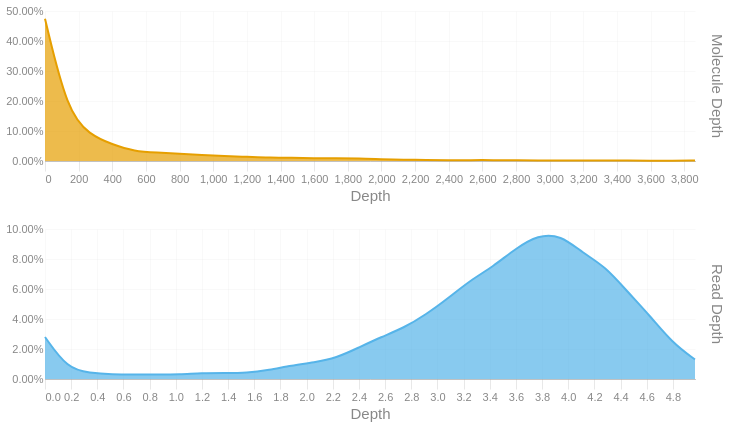

The notebook cell this image was saved under:
### Code cell
readdep = depth_hist(tb['Read Depth'], q99, 3)
readdep = readdep.with_columns(pl.lit('Read Depth').alias('Metric'))
if not SKIPLR:
    moldep = depth_hist(tb['Molecule Depth'], mol_q99, 1)
    moldep = moldep.with_columns(pl.lit('Molecule Depth').alias('Metric'))
    _hist = pl.concat([readdep, moldep])
    _hist = _hist.filter(pl.col('Proportion') != 0)
    with SafeRender(_hist):
        (
            alt.Chart(_hist)        
            .mark_area(interpolate = "basis")
            .encode(
                x=alt.X('Bin:Q').scale(domainMin=0).axis(alt.Axis(title='Depth')),
                y = alt.Y('Proportion:Q', title = None).axis(format = '.2%'),
                color = alt.Color('Metric:N').legend(None),
                row = alt.Row("Metric:N").header(title = None, labelOrient = 'right'),
                tooltip = [
                    alt.Tooltip("Metric:N", title = "Metric"),
                    alt.Tooltip('Interval:N', title = "Depth Interval"),
                    alt.Tooltip('Proportion:Q', title = "% Alignments").format('.2%')
                ]
            )
            .resolve_scale(x='independent', y='independent')
            .properties(
                height = 150, width = 650,
                usermeta={'embedOptions': {'downloadFileName': f'{samplename}.depth.hist'}}
            )
        ).display()
else:
    readdep = readdep.filter(pl.col('Proportion') != 0)
    with SafeRender(readdep):
        (
            alt.Chart(readdep)        
            .mark_area(interpolate = "basis")
            .encode(
                x=alt.X('Bin:Q').scale(domainMin=0).axis(alt.Axis(title='Depth')),
                y = alt.Y('Proportion:Q', title = None).axis(format = '.2%'),
                tooltip = [
                    alt.Tooltip('Interval:N', title = "Depth Interval"),
                    alt.Tooltip('Proportion:Q', title = "% Alignments").format('.2%')
                ]
            )
            .properties(
                usermeta={'embedOptions': {'downloadFileName': f'{samplename}.depth.hist'}}
            )
        ).display()

### Figure 1 — Vega-Lite specification as saved in the notebook (floating-point values rounded to 4 significant figures)
{"width": 650, "height": 150, "config": {"title": {"anchor": "start", "dy": -15, "fontSize": 18, "color": "#888888", "subtitleColor": "#888888", "subtitleFontSize": 14}, "arc": {"fill": "#0072B2"}, "axis": {"domainColor": "#888888", "domainWidth": 0.5, "gridWidth": 0.2, "grid": false, "titleFontWeight": 400, "titleFontSize": 15, "labelFontSize": 11, "labelColor": "#888888", "tickColor": "#888888", "tickWidth": 0.2, "titleColor": "#888888"}, "axisBand": {"grid": false}, "axisX": {"grid": true, "tickSize": 10, "domainCap": "round"}, "axisY": {"domain": false, "grid": true, "tickSize": 0, "domainCap": "round"}, "background": "transparent", "header": {"labelFontSize": 15, "labelColor": "#888888", "titleFontSize": 15, "titleFontWeight": 600, "titleColor": "#888888"}, "legend": {"labelFont": "sans-serif", "labelFontSize": 12, "labelColor": "#888888", "symbolSize": 100, "symbolType": "circle", "titleFontSize": 12, "titlePadding": 10, "titleColor": "#888888", "title": null}, "range": {"category": ["#E69F00", "#56B4E9", "#009E73", "#F0E442", "#0072B2", "#D55E00", "#CC79A7", "#000000"], "diverging": ["#cfe8f3", "#a2d4ec", "#73bfe2", "#46abdb", "#1696d2", "#12719e"]}, "area": {"fill": "#0072B2", "fillOpacity": 0.7, "line": true, "strokeOpacity": 0.7}, "line": {"color": "#0072B2", "stroke": "#0072B2", "strokeWidth": 2}, "trail": {"color": "#0072B2", "stroke": "#0072B2", "strokeWidth": 0, "size": 1}, "point": {"filled": true, "fillOpacity": 1.0, "size": 95}, "text": {"color": "#888888", "fontSize": 11, "align": "right", "fontWeight": 400, "size": 11}, "bar": {"fill": "#0072B2", "stroke": null}, "view": {"stroke": null, "continuousWidth": 660, "continuousHeight": 400}}, "data": {"name": "data-8a65f38336aa9f3b7059d1af3d99cc44"}, "mark": {"type": "area", "interpolate": "basis"}, "encoding": {"color": {"field": "Metric", "legend": null, "type": "nominal"}, "row": {"field": "Metric", "header": {"title": null, "labelOrient": "right"}, "type": "nominal"}, "tooltip": [{"field": "Metric", "title": "Metric", "type": "nominal"}, {"field": "Interval", "title": "Depth Interval", "type": "nominal"}, {"field": "Proportion", "format": ".2%", "title": "% Alignments", "type": "quantitative"}], "x": {"axis": {"title": "Depth"}, "field": "Bin", "scale": {"domainMin": 0}, "type": "quantitative"}, "y": {"axis": {"format": ".2%"}, "field": "Proportion", "title": null, "type": "quantitative"}}, "resolve": {"scale": {"x": "independent", "y": "independent"}}, "usermeta": {"embedOptions": {"downloadFileName": "S3_Annapolis_272.depth.hist"}}, "$schema": "https://vega.github.io/schema/vega-lite/v6.1.0.json", "datasets": {"data-8a65f38336aa9f3b7059d1af3d99cc44": [{"Bin": 0.0, "Interval": "0.0-0.171", "Proportion": 0.028, "Metric": "Read Depth"}, {"Bin": 0.171, "Interval": "0.171-0.343", "Proportion": 0.007, "Metric": "Read Depth"}, {"Bin": 0.343, "Interval": "0.343-0.514", "Proportion": 0.004, "Metric": "Read Depth"}, {"Bin": 0.514, "Interval": "0.514-0.685", "Proportion": 0.003, "Metric": "Read Depth"}, {"Bin": 0.685, "Interval": "0.685-0.857", "Proportion": 0.003, "Metric": "Read Depth"}, {"Bin": 0.857, "Interval": "0.857-1.028", "Proportion": 0.003, "Metric": "Read Depth"}, {"Bin": 1.028, "Interval": "1.028-1.199", "Proportion": 0.003, "Metric": "Read Depth"}, {"Bin": 1.199, "Interval": "1.199-1.371", "Proportion": 0.004, "Metric": "Read Depth"}, {"Bin": 1.371, "Interval": "1.371-1.542", "Proportion": 0.004, "Metric": "Read Depth"}, {"Bin": 1.542, "Interval": "1.542-1.713", "Proportion": 0.004, "Metric": "Read Depth"}, {"Bin": 1.713, "Interval": "1.713-1.885", "Proportion": 0.006, "Metric": "Read Depth"}, {"Bin": 1.885, "Interval": "1.885-2.056", "Proportion": 0.009, "Metric": "Read Depth"}, {"Bin": 2.056, "Interval": "2.056-2.227", "Proportion": 0.011, "Metric": "Read Depth"}, {"Bin": 2.227, "Interval": "2.227-2.399", "Proportion": 0.014, "Metric": "Read Depth"}, {"Bin": 2.399, "Interval": "2.399-2.57", "Proportion": 0.021, "Metric": "Read Depth"}, {"Bin": 2.57, "Interval": "2.57-2.741", "Proportion": 0.028, "Metric": "Read Depth"}, {"Bin": 2.741, "Interval": "2.741-2.913", "Proportion": 0.034, "Metric": "Read Depth"}, {"Bin": 2.913, "Interval": "2.913-3.084", "Proportion": 0.043, "Metric": "Read Depth"}, {"Bin": 3.084, "Interval": "3.084-3.255", "Proportion": 0.054, "Metric": "Read Depth"}, {"Bin": 3.255, "Interval": "3.255-3.427", "Proportion": 0.066, "Metric": "Read Depth"}, {"Bin": 3.427, "Interval": "3.427-3.598", "Proportion": 0.075, "Metric": "Read Depth"}, {"Bin": 3.598, "Interval": "3.598-3.769", "Proportion": 0.087, "Metric": "Read Depth"}, {"Bin": 3.769, "Interval": "3.769-3.941", "Proportion": 0.096, "Metric": "Read Depth"}, {"Bin": 3.941, "Interval": "3.941-4.112", "Proportion": 0.096, "Metric": "Read Depth"}, {"Bin": 4.112, "Interval": "4.112-4.283", "Proportion": 0.084, "Metric": "Read Depth"}, {"Bin": 4.283, "Interval": "4.283-4.455", "Proportion": 0.075, "Metric": "Read Depth"}, {"Bin": 4.455, "Interval": "4.455-4.626", "Proportion": 0.058, "Metric": "Read Depth"}, {"Bin": 4.626, "Interval": "4.626-4.797", "Proportion": 0.042, "Metric": "Read Depth"}, {"Bin": 4.797, "Interval": "4.797-4.969", "Proportion": 0.024, "Metric": "Read Depth"}, {"Bin": 4.969, "Interval": "4.969-5.14", "Proportion": 0.013, "Metric": "Read Depth"}, {"Bin": 0.0, "Interval": "0.0-133.2", "Proportion": 0.474, "Metric": "Molecule Depth"}, {"Bin": 133.2, "Interval": "133.2-266.5", "Proportion": 0.164, "Metric": "Molecule Depth"}, {"Bin": 266.5, "Interval": "266.5-399.7", "Proportion": 0.087, "Metric": "Molecule Depth"}, {"Bin": 399.7, "Interval": "399.7-532.9", "Proportion": 0.055, "Metric": "Molecule Depth"}, {"Bin": 532.9, "Interval": "532.9-666.2", "Proportion": 0.032, "Metric": "Molecule Depth"}, {"Bin": 666.2, "Interval": "666.2-799.4", "Proportion": 0.028, "Metric": "Molecule Depth"}, {"Bin": 799.4, "Interval": "799.4-932.6", "Proportion": 0.024, "Metric": "Molecule Depth"}, {"Bin": 932.6, "Interval": "932.6-1065.9", "Proportion": 0.02, "Metric": "Molecule Depth"}, {"Bin": 1066.0, "Interval": "1065.9-1199.1", "Proportion": 0.016, "Metric": "Molecule Depth"}, {"Bin": 1199.0, "Interval": "1199.1-1332.3", "Proportion": 0.014, "Metric": "Molecule Depth"}, {"Bin": 1332.0, "Interval": "1332.3-1465.6", "Proportion": 0.011, "Metric": "Molecule Depth"}, {"Bin": 1466.0, "Interval": "1465.6-1598.8", "Proportion": 0.011, "Metric": "Molecule Depth"}, {"Bin": 1599.0, "Interval": "1598.8-1732.0", "Proportion": 0.009, "Metric": "Molecule Depth"}, {"Bin": 1732.0, "Interval": "1732.0-1865.3", "Proportion": 0.009, "Metric": "Molecule Depth"}, {"Bin": 1865.0, "Interval": "1865.3-1998.5", "Proportion": 0.009, "Metric": "Molecule Depth"}, {"Bin": 1998.0, "Interval": "1998.5-2131.7", "Proportion": 0.006, "Metric": "Molecule Depth"}, {"Bin": 2132.0, "Interval": "2131.7-2265.0", "Proportion": 0.004, "Metric": "Molecule Depth"}, {"Bin": 2265.0, "Interval": "2265.0-2398.2", "Proportion": 0.004, "Metric": "Molecule Depth"}, {"Bin": 2398.0, "Interval": "2398.2-2531.4", "Proportion": 0.002, "Metric": "Molecule Depth"}, {"Bin": 2531.0, "Interval": "2531.4-2664.7", "Proportion": 0.003, "Metric": "Molecule Depth"}, {"Bin": 2665.0, "Interval": "2664.7-2797.9", "Proportion": 0.003, "Metric": "Molecule Depth"}, {"Bin": 2798.0, "Interval": "2797.9-2931.1", "Proportion": 0.002, "Metric": "Molecule Depth"}, {"Bin": 2931.0, "Interval": "2931.1-3064.4", "Proportion": 0.002, "Metric": "Molecule Depth"}, {"Bin": 3064.0, "Interval": "3064.4-3197.6", "Proportion": 0.002, "Metric": "Molecule Depth"}, {"Bin": 3198.0, "Interval": "3197.6-3330.8", "Proportion": 0.002, "Metric": "Molecule Depth"}, {"Bin": 3331.0, "Interval": "3330.8-3464.1", "Proportion": 0.001, "Metric": "Molecule Depth"}, {"Bin": 3464.0, "Interval": "3464.1-3597.3", "Proportion": 0.002, "Metric": "Molecule Depth"}, {"Bin": 3597.0, "Interval": "3597.3-3730.5", "Proportion": 0.001, "Metric": "Molecule Depth"}, {"Bin": 3730.0, "Interval": "3730.5-3863.8", "Proportion": 0.001, "Metric": "Molecule Depth"}, {"Bin": 3864.0, "Interval": "3863.8-3997.01", "Proportion": 0.002, "Metric": "Molecule Depth"}]}}
